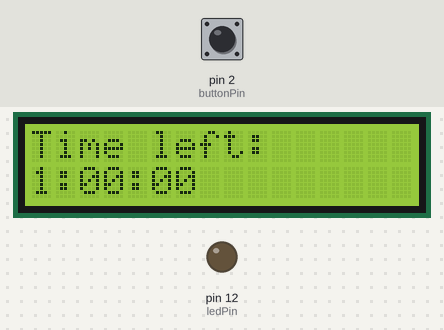
A sketch run on a simulated Arduino Uno, built with avr-gcc and run on an emulated ATmega328P. On the bench: 16×2 character LCD, output pins drawn as LEDs (lit = HIGH). Inputs (shaded band) come from the test bench; at power-on: pin 2 (buttonPin) LOW.

Above: at 1.2 s.
1.3 s: pin 2 (buttonPin) pulled HIGH for 0.15 s
At 2.1 s:
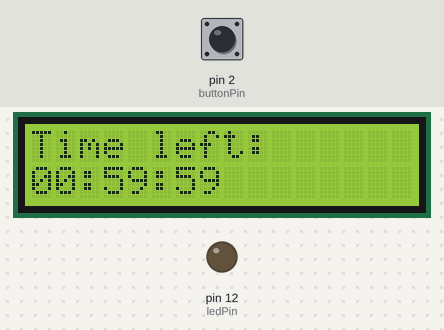
3.8 s: pin 2 (buttonPin) pulled HIGH for 1 s
At 4.4 s:
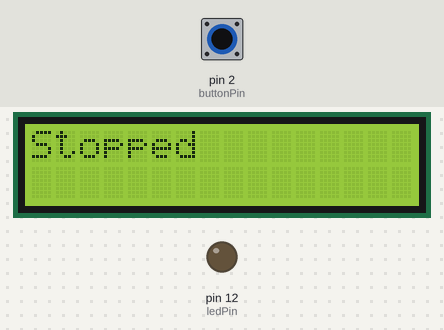
6.3 s: pin 2 (buttonPin) pulled HIGH for 0.15 s
At 8.7 s:
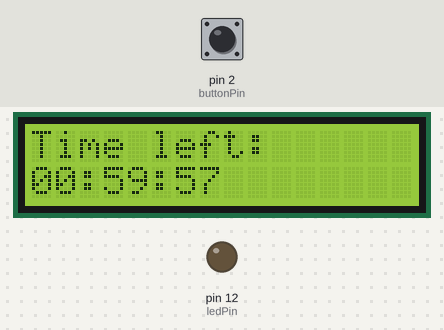
9.4 s: pin 2 (buttonPin) pulled HIGH for 3.2 s
At 10.3 s:
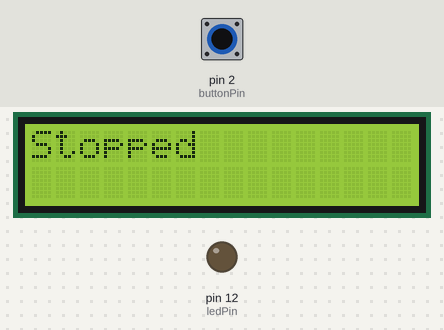
Timing chart, 0 to 12.4 s (numbered marks = the images above; inputs shaded):
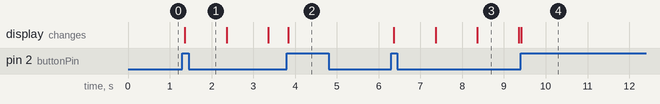

The sketch:

LED_Timer_with_LCD.ino
```cpp
#include <Wire.h>
#include <LiquidCrystal_I2C.h>

// Define button, LED, and LCD pins
const int buttonPin = 2;
const int ledPin = 12;

// Initialize the I2C LCD
LiquidCrystal_I2C lcd(0x27, 16, 2);  // Set the LCD I2C address, columns, and rows

// Variables to store button state
int buttonState = 0;
int lastButtonState = 0;

// Variables to store timer state
unsigned long previousMillis = 0;
const long interval = 3600000;  // 1 hour in milliseconds
bool timerRunning = false;

void setup() {
  pinMode(buttonPin, INPUT);
  pinMode(ledPin, OUTPUT);

  lcd.begin(16, 2);  // Initialize the LCD with 16 columns and 2 rows
  lcd.backlight();
  lcd.setCursor(0, 0);
  lcd.print("Time left:");
  lcd.setCursor(0, 1);
  lcd.print("1:00:00");
}

void loop() {
  // Read the state of the button
  buttonState = digitalRead(buttonPin);

  // Check if the button is pressed
  if (buttonState == HIGH && lastButtonState == LOW) {
    if (!timerRunning) {
      // Start the timer
      previousMillis = millis();
      timerRunning = true;
      digitalWrite(ledPin, LOW);  // Turn off the LED
      lcd.clear();
      lcd.setCursor(0, 0);
      lcd.print("Time left:");
      lcd.setCursor(0, 1);
      lcd.print("1:00:00");
    } else {
      // Stop the timer
      timerRunning = false;
      digitalWrite(ledPin, LOW);
      lcd.clear();
      lcd.setCursor(0, 0);
      lcd.print("Stopped");
      lcd.setCursor(0, 1);
      lcd.print("         ");
    }
  }

  // Update the last button state
  lastButtonState = buttonState;

  // Check if the timer is running
  if (timerRunning) {
    // Check if it's time to update the LCD
    unsigned long currentMillis = millis();
    long elapsedTime = currentMillis - previousMillis;
    long remainingTime = interval - elapsedTime;
    int hours = (remainingTime / 1000) / 3600;
    int minutes = (remainingTime / 1000 / 60) % 60;
    int seconds = (remainingTime / 1000) % 60;

    if (remainingTime <= 0) {
      // Timer has finished
      flashLED();
      timerRunning = false;
      lcd.clear();
      lcd.setCursor(0, 0);
      lcd.print("Push up time!");
      lcd.setCursor(0, 1);
      lcd.print("         ");
    } else {
      // Update the LCD with the remaining time
      lcd.setCursor(0, 1);
      if (hours < 10) lcd.print("0");
      lcd.print(hours);
      lcd.print(":");
      if (minutes < 10) lcd.print("0");
      lcd.print(minutes);
      lcd.print(":");
      if (seconds < 10) lcd.print("0");
      lcd.print(seconds);
    }
  }

  // Delay to debounce the button
  delay(50);
}

void flashLED() {
  for (int i = 0; i < 20; i++) {
    digitalWrite(ledPin, HIGH);
    delay(250);
    digitalWrite(ledPin, LOW);
    delay(250);
  }
}
```

Measured:
- after the input at 1.3 s, the display: changes after 0.06 s (image 1)
- after the input at 3.8 s, the display: changes at once (image 2)
- after the input at 6.3 s, the display: first changes after 0.07 s (image 3 shows a later state)
- after the input at 9.4 s, the display: changes at once (image 4)
- what the display in image 3 shows lasts 1.0 s, from 8.4 s to 9.4 s
